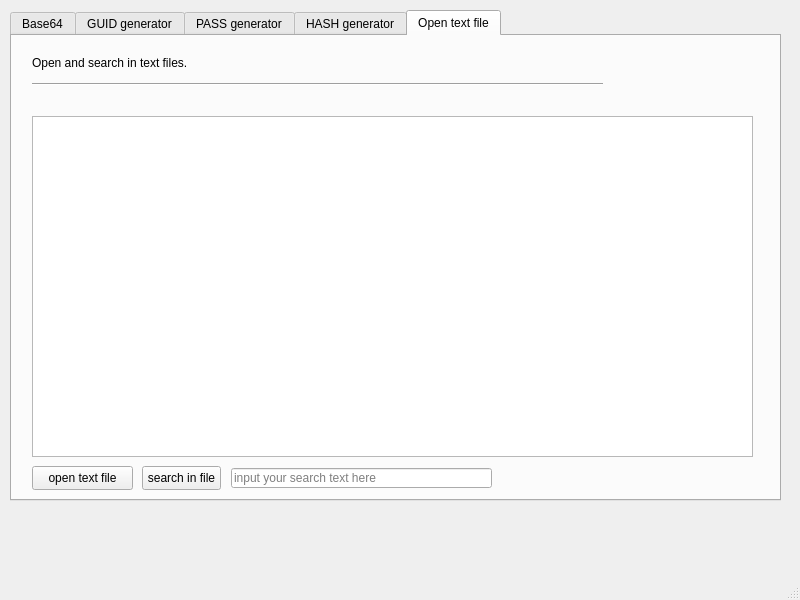
<?xml version="1.0" encoding="UTF-8"?>
<ui version="4.0">
 <class>MainWindow</class>
 <widget class="QMainWindow" name="MainWindow">
  <property name="geometry">
   <rect>
    <x>0</x>
    <y>0</y>
    <width>800</width>
    <height>600</height>
   </rect>
  </property>
  <property name="windowTitle">
   <string>Fast tool for programing</string>
  </property>
  <property name="toolTip">
   <string/>
  </property>
  <widget class="QWidget" name="centralwidget">
   <widget class="QTabWidget" name="tabWidget">
    <property name="enabled">
     <bool>true</bool>
    </property>
    <property name="geometry">
     <rect>
      <x>10</x>
      <y>10</y>
      <width>771</width>
      <height>491</height>
     </rect>
    </property>
    <property name="toolTip">
     <string/>
    </property>
    <property name="currentIndex">
     <number>4</number>
    </property>
    <widget class="QWidget" name="tab_3">
     <attribute name="title">
      <string>Base64</string>
     </attribute>
     <widget class="QLabel" name="label">
      <property name="geometry">
       <rect>
        <x>20</x>
        <y>20</y>
        <width>711</width>
        <height>31</height>
       </rect>
      </property>
      <property name="text">
       <string>Convert Base64 to images and vice versa</string>
      </property>
      <property name="alignment">
       <set>Qt::AlignmentFlag::AlignLeading|Qt::AlignmentFlag::AlignLeft|Qt::AlignmentFlag::AlignTop</set>
      </property>
     </widget>
     <widget class="Line" name="line">
      <property name="geometry">
       <rect>
        <x>20</x>
        <y>43</y>
        <width>571</width>
        <height>16</height>
       </rect>
      </property>
      <property name="orientation">
       <enum>Qt::Orientation::Horizontal</enum>
      </property>
     </widget>
     <widget class="QTextBrowser" name="txtB64">
      <property name="geometry">
       <rect>
        <x>20</x>
        <y>80</y>
        <width>311</width>
        <height>340</height>
       </rect>
      </property>
      <property name="readOnly">
       <bool>false</bool>
      </property>
      <property name="placeholderText">
       <string>Paste your Base64 code here</string>
      </property>
     </widget>
     <widget class="QLabel" name="lblCaptionImgObtained">
      <property name="geometry">
       <rect>
        <x>350</x>
        <y>60</y>
        <width>91</width>
        <height>16</height>
       </rect>
      </property>
      <property name="text">
       <string>Obtained image:</string>
      </property>
     </widget>
     <widget class="QLabel" name="lblImgB64">
      <property name="geometry">
       <rect>
        <x>350</x>
        <y>90</y>
        <width>391</width>
        <height>331</height>
       </rect>
      </property>
      <property name="text">
       <string>...</string>
      </property>
      <property name="alignment">
       <set>Qt::AlignmentFlag::AlignCenter</set>
      </property>
     </widget>
     <widget class="QPushButton" name="btnGenB64">
      <property name="enabled">
       <bool>false</bool>
      </property>
      <property name="geometry">
       <rect>
        <x>138</x>
        <y>420</y>
        <width>101</width>
        <height>24</height>
       </rect>
      </property>
      <property name="text">
       <string>generate B64</string>
      </property>
     </widget>
     <widget class="QPushButton" name="btnObtainB64">
      <property name="geometry">
       <rect>
        <x>20</x>
        <y>420</y>
        <width>111</width>
        <height>24</height>
       </rect>
      </property>
      <property name="text">
       <string>obtain B64 text</string>
      </property>
     </widget>
    </widget>
    <widget class="QWidget" name="tab">
     <property name="enabled">
      <bool>false</bool>
     </property>
     <attribute name="title">
      <string>GUID generator</string>
     </attribute>
     <widget class="Line" name="line_4">
      <property name="geometry">
       <rect>
        <x>10</x>
        <y>30</y>
        <width>571</width>
        <height>16</height>
       </rect>
      </property>
      <property name="orientation">
       <enum>Qt::Orientation::Horizontal</enum>
      </property>
     </widget>
     <widget class="QLabel" name="lblCaptionOpenTextFile_3">
      <property name="geometry">
       <rect>
        <x>10</x>
        <y>10</y>
        <width>711</width>
        <height>31</height>
       </rect>
      </property>
      <property name="text">
       <string>Generator of passwords</string>
      </property>
      <property name="alignment">
       <set>Qt::AlignmentFlag::AlignLeading|Qt::AlignmentFlag::AlignLeft|Qt::AlignmentFlag::AlignTop</set>
      </property>
     </widget>
    </widget>
    <widget class="QWidget" name="tab_5">
     <attribute name="title">
      <string>PASS generator</string>
     </attribute>
     <widget class="QLabel" name="lblCaptionOpenTextFile_2">
      <property name="geometry">
       <rect>
        <x>10</x>
        <y>10</y>
        <width>711</width>
        <height>31</height>
       </rect>
      </property>
      <property name="text">
       <string>Generator of passwords</string>
      </property>
      <property name="alignment">
       <set>Qt::AlignmentFlag::AlignLeading|Qt::AlignmentFlag::AlignLeft|Qt::AlignmentFlag::AlignTop</set>
      </property>
     </widget>
     <widget class="Line" name="line_3">
      <property name="geometry">
       <rect>
        <x>10</x>
        <y>30</y>
        <width>571</width>
        <height>16</height>
       </rect>
      </property>
      <property name="orientation">
       <enum>Qt::Orientation::Horizontal</enum>
      </property>
     </widget>
     <widget class="QCheckBox" name="chbxSymbols">
      <property name="geometry">
       <rect>
        <x>20</x>
        <y>92</y>
        <width>101</width>
        <height>20</height>
       </rect>
      </property>
      <property name="toolTip">
       <string>check to add symbols to pwd</string>
      </property>
      <property name="text">
       <string>symbols</string>
      </property>
      <property name="checked">
       <bool>true</bool>
      </property>
     </widget>
     <widget class="QCheckBox" name="chbxNumbers">
      <property name="geometry">
       <rect>
        <x>20</x>
        <y>122</y>
        <width>101</width>
        <height>20</height>
       </rect>
      </property>
      <property name="toolTip">
       <string>check to add numbers to pwd</string>
      </property>
      <property name="text">
       <string>numbers</string>
      </property>
      <property name="checked">
       <bool>true</bool>
      </property>
     </widget>
     <widget class="QCheckBox" name="chbxCapitalLetter">
      <property name="geometry">
       <rect>
        <x>20</x>
        <y>152</y>
        <width>101</width>
        <height>20</height>
       </rect>
      </property>
      <property name="toolTip">
       <string>check to add capital letters to pwd</string>
      </property>
      <property name="text">
       <string>capital letters</string>
      </property>
      <property name="checked">
       <bool>true</bool>
      </property>
     </widget>
     <widget class="QSpinBox" name="spinPass">
      <property name="geometry">
       <rect>
        <x>58</x>
        <y>63</y>
        <width>61</width>
        <height>20</height>
       </rect>
      </property>
      <property name="toolTip">
       <string>max size is 25</string>
      </property>
      <property name="prefix">
       <string/>
      </property>
      <property name="minimum">
       <number>10</number>
      </property>
      <property name="maximum">
       <number>25</number>
      </property>
      <property name="singleStep">
       <number>1</number>
      </property>
      <property name="stepType">
       <enum>QAbstractSpinBox::StepType::DefaultStepType</enum>
      </property>
      <property name="value">
       <number>15</number>
      </property>
      <property name="displayIntegerBase">
       <number>10</number>
      </property>
     </widget>
     <widget class="QLabel" name="lblCaptionOpenTextFile_5">
      <property name="geometry">
       <rect>
        <x>20</x>
        <y>63</y>
        <width>41</width>
        <height>16</height>
       </rect>
      </property>
      <property name="text">
       <string>width</string>
      </property>
      <property name="alignment">
       <set>Qt::AlignmentFlag::AlignLeading|Qt::AlignmentFlag::AlignLeft|Qt::AlignmentFlag::AlignTop</set>
      </property>
     </widget>
     <widget class="QLineEdit" name="edtGeneratedPass">
      <property name="geometry">
       <rect>
        <x>20</x>
        <y>300</y>
        <width>251</width>
        <height>21</height>
       </rect>
      </property>
      <property name="readOnly">
       <bool>true</bool>
      </property>
     </widget>
     <widget class="QLabel" name="lblCaptionOpenTextFile_6">
      <property name="geometry">
       <rect>
        <x>20</x>
        <y>280</y>
        <width>111</width>
        <height>16</height>
       </rect>
      </property>
      <property name="text">
       <string>Generated PASS:</string>
      </property>
      <property name="alignment">
       <set>Qt::AlignmentFlag::AlignLeading|Qt::AlignmentFlag::AlignLeft|Qt::AlignmentFlag::AlignTop</set>
      </property>
     </widget>
     <widget class="QPushButton" name="btnGenPass">
      <property name="geometry">
       <rect>
        <x>20</x>
        <y>190</y>
        <width>79</width>
        <height>24</height>
       </rect>
      </property>
      <property name="toolTip">
       <string>generate a password following the criteria above.</string>
      </property>
      <property name="text">
       <string>Generate</string>
      </property>
     </widget>
     <widget class="QPushButton" name="btnCopyPass">
      <property name="geometry">
       <rect>
        <x>148</x>
        <y>330</y>
        <width>121</width>
        <height>24</height>
       </rect>
      </property>
      <property name="text">
       <string>copy to clipboard</string>
      </property>
     </widget>
    </widget>
    <widget class="QWidget" name="tab_4">
     <property name="enabled">
      <bool>false</bool>
     </property>
     <attribute name="title">
      <string>HASH generator</string>
     </attribute>
     <widget class="QLabel" name="lblCaptionOpenTextFile_4">
      <property name="geometry">
       <rect>
        <x>10</x>
        <y>10</y>
        <width>711</width>
        <height>31</height>
       </rect>
      </property>
      <property name="text">
       <string>Generator of hashes</string>
      </property>
      <property name="alignment">
       <set>Qt::AlignmentFlag::AlignLeading|Qt::AlignmentFlag::AlignLeft|Qt::AlignmentFlag::AlignTop</set>
      </property>
     </widget>
     <widget class="Line" name="line_5">
      <property name="geometry">
       <rect>
        <x>10</x>
        <y>30</y>
        <width>571</width>
        <height>16</height>
       </rect>
      </property>
      <property name="orientation">
       <enum>Qt::Orientation::Horizontal</enum>
      </property>
     </widget>
    </widget>
    <widget class="QWidget" name="tab_2">
     <attribute name="title">
      <string>Open text file</string>
     </attribute>
     <widget class="Line" name="line_2">
      <property name="geometry">
       <rect>
        <x>20</x>
        <y>40</y>
        <width>571</width>
        <height>16</height>
       </rect>
      </property>
      <property name="orientation">
       <enum>Qt::Orientation::Horizontal</enum>
      </property>
     </widget>
     <widget class="QLabel" name="lblCaptionOpenTextFile">
      <property name="geometry">
       <rect>
        <x>20</x>
        <y>20</y>
        <width>711</width>
        <height>31</height>
       </rect>
      </property>
      <property name="text">
       <string>Open and search in text files.</string>
      </property>
      <property name="alignment">
       <set>Qt::AlignmentFlag::AlignLeading|Qt::AlignmentFlag::AlignLeft|Qt::AlignmentFlag::AlignTop</set>
      </property>
     </widget>
     <widget class="QTextBrowser" name="textFile">
      <property name="geometry">
       <rect>
        <x>20</x>
        <y>80</y>
        <width>721</width>
        <height>341</height>
       </rect>
      </property>
     </widget>
     <widget class="QPushButton" name="btnOpenFileText">
      <property name="geometry">
       <rect>
        <x>20</x>
        <y>430</y>
        <width>101</width>
        <height>24</height>
       </rect>
      </property>
      <property name="text">
       <string>open text file</string>
      </property>
     </widget>
     <widget class="QPushButton" name="btnSearchInFile">
      <property name="geometry">
       <rect>
        <x>130</x>
        <y>430</y>
        <width>79</width>
        <height>24</height>
       </rect>
      </property>
      <property name="text">
       <string>search in file</string>
      </property>
     </widget>
     <widget class="QLineEdit" name="lnEdSearchInFile">
      <property name="geometry">
       <rect>
        <x>219</x>
        <y>432</y>
        <width>261</width>
        <height>20</height>
       </rect>
      </property>
      <property name="placeholderText">
       <string>input your search text here</string>
      </property>
     </widget>
    </widget>
   </widget>
  </widget>
  <widget class="QMenuBar" name="menubar">
   <property name="geometry">
    <rect>
     <x>0</x>
     <y>0</y>
     <width>800</width>
     <height>33</height>
    </rect>
   </property>
  </widget>
  <widget class="QStatusBar" name="statusbar"/>
 </widget>
 <resources/>
 <connections/>
</ui>
